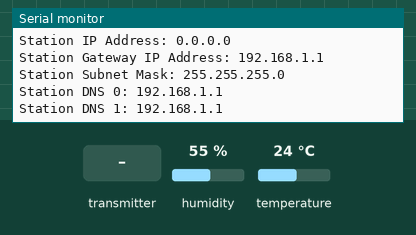
The sketch below on a simulated ESP32. Shown: the last lines printed to the serial monitor. The test bench sets the inputs (shaded band); at power-on: humidity 55 %, temperature 24 °C. WiFi joins after 1.5 s; servers stay silent unless stated.

Above: at 1.2 s.
1.3 s: the transmitter starts sending id = 0
At 1.62 s:
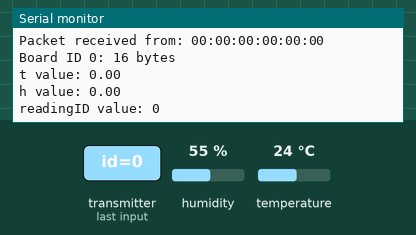
2.8 s: humidity set to 22 %
At 10.23 s:
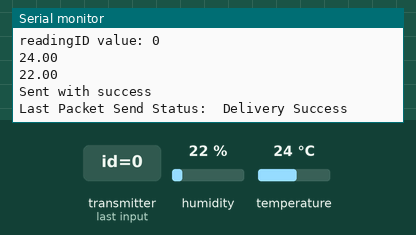
11.5 s: the transmitter starts sending temp = 25
13.0 s: the transmitter starts sending hum = 25
14.5 s: the transmitter starts sending readingId = 1
At 14.82 s:
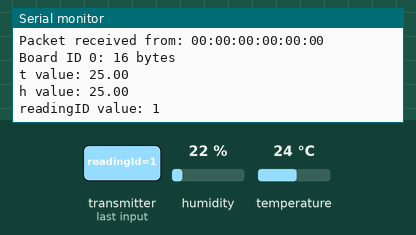

The sketch:

Dashboard.ino
```cpp
#include <WiFi.h>
#include "ESPAsyncWebSrv.h"
#include <Arduino_JSON.h>
#include <esp_now.h>
#include <esp_wifi.h>
#include <DHT.h>

// Digital pin connected to the DHT sensor
#define DHTPIN 4
// Set your Board ID (ESP32 Sender #1 = BOARD_ID 1, ESP32 Sender #2 = BOARD_ID 2, etc)
#define BOARD_ID 1

// Uncomment the type of sensor in use:
//#define DHTTYPE    DHT11     // DHT 11
#define DHTTYPE    DHT11     // DHT 22 (AM2302)
//#define DHTTYPE    DHT21     // DHT 21 (AM2301)

//MAC Address of the receiver
uint8_t broadcastAddress[] = {0xB8, 0xD6, 0x1A, 0x47, 0x63, 0x04};//B8:D6:1A:47:63:04

DHT dht(DHTPIN, DHTTYPE);

//Structure example to send data
//Must match the receiver structure
typedef struct struct_message {
    int id;
    float temp;
    float hum;
    int readingId;
} struct_message;

//Create a struct_message called myData
struct_message myData;
struct_message incomingReadings;

unsigned long previousMillis = 0;   // Stores last time temperature was published
const long interval = 10000;        // Interval at which to publish sensor readings

unsigned int readingId = 0;

// Replace with your network credentials (STATION)
const char* ssid = "mikemighty";
const char* password = "wewillrockyou010";

JSONVar board;

AsyncWebServer server(80);
AsyncEventSource events("/events");

float readDHTTemperature() {
  // Sensor readings may also be up to 2 seconds 'old' (its a very slow sensor)
  // Read temperature as Celsius (the default)
  float t = dht.readTemperature();
  // Read temperature as Fahrenheit (isFahrenheit = true)
  //float t = dht.readTemperature(true);
  // Check if any reads failed and exit early (to try again).
  if (isnan(t)) {
    Serial.println("Failed to read from DHT sensor!");
    return 0;
  }
  else {
    Serial.println(t);
    return t;
  }
}

float readDHTHumidity() {
  // Sensor readings may also be up to 2 seconds 'old' (its a very slow sensor)
  float h = dht.readHumidity();
  if (isnan(h)) {
    Serial.println("Failed to read from DHT sensor!");
    return 0;
  }
  else {
    Serial.println(h);
    return h;
  }
}


// callback when data is sent
void OnDataSent(const uint8_t *mac_addr, esp_now_send_status_t status) {
  Serial.print("\r\nLast Packet Send Status:\t");
  Serial.println(status == ESP_NOW_SEND_SUCCESS ? "Delivery Success" :"");
}


// callback function that will be executed when data is received
void OnDataRecv(const uint8_t * mac_addr, const uint8_t *incomingData, int len) {
  // Copies the sender mac address to a string
  char macStr[18];
  Serial.print("Packet received from: ");
  snprintf(macStr, sizeof(macStr), "%02x:%02x:%02x:%02x:%02x:%02x",
           mac_addr[0], mac_addr[1], mac_addr[2], mac_addr[3], mac_addr[4], mac_addr[5]);
  Serial.println(macStr);
  memcpy(&incomingReadings, incomingData, sizeof(incomingReadings));

  board["id"] = incomingReadings.id;
  board["temperature"] = incomingReadings.temp;
  board["humidity"] = incomingReadings.hum;
  board["readingId"] = String(incomingReadings.readingId);
  String jsonString = JSON.stringify(board);
  events.send(jsonString.c_str(), "new_readings", millis());

  Serial.printf("Board ID %u: %u bytes\n", incomingReadings.id, len);
  Serial.printf("t value: %4.2f \n", incomingReadings.temp);
  Serial.printf("h value: %4.2f \n", incomingReadings.hum);
  Serial.printf("readingID value: %d \n", incomingReadings.readingId);
  Serial.println();
}


const char index_html[] PROGMEM = R"rawliteral(
<!DOCTYPE HTML><html>
<head>
  <title>ESP-NOW DASHBOARD</title>
  <meta name="viewport" content="width=device-width, initial-scale=1">
  <link rel="stylesheet" href="https://use.fontawesome.com/releases/v5.7.2/css/all.css" integrity="sha384-fnmOCqbTlWIlj8LyTjo7mOUStjsKC4pOpQbqyi7RrhN7udi9RwhKkMHpvLbHG9Sr" crossorigin="anonymous">
  <link rel="icon" href="data:,">
  <style>
    html {font-family: Arial; display: inline-block; text-align: center;}
    p {  font-size: 1.2rem;}
    body {  margin: 0;}
    .topnav { overflow: hidden; background-color: #2f4468; color: white; font-size: 1.7rem; }
    .content { padding: 20px; }
    .card { background-color: white; box-shadow: 2px 2px 12px 1px rgba(140,140,140,.5); }
    .cards { max-width: 700px; margin: 0 auto; display: grid; grid-gap: 2rem; grid-template-columns: repeat(auto-fit, minmax(300px, 1fr)); }
    .reading { font-size: 2.8rem; }
    .packet { color: #bebebe; }
    .card.temperature { color: #fd7e14; }
    .card.humidity { color: #1b78e2; }
  </style>
</head>
<body>
  <div class="topnav">
    <h3>ESP-NOW DASHBOARD</h3>
  </div>
  <div class="content">
    <div class="cards">
      <div class="card temperature">
        <h4><i class="fas fa-thermometer-half"></i> BOARD #1 - TEMPERATURE</h4><p><span class="reading"><span id="t1"></span> &deg;C</span></p><p class="packet">Reading ID: <span id="rt1"></span></p>
      </div>
      <div class="card humidity">
        <h4><i class="fas fa-tint"></i> BOARD #1 - HUMIDITY</h4><p><span class="reading"><span id="h1"></span> &percnt;</span></p><p class="packet">Reading ID: <span id="rh1"></span></p>
      </div>
      <div class="card temperature">
        <h4><i class="fas fa-thermometer-half"></i> BOARD #2 - TEMPERATURE</h4><p><span class="reading"><span id="t2"></span> &deg;C</span></p><p class="packet">Reading ID: <span id="rt2"></span></p>
      </div>
      <div class="card humidity">
        <h4><i class="fas fa-tint"></i> BOARD #2 - HUMIDITY</h4><p><span class="reading"><span id="h2"></span> &percnt;</span></p><p class="packet">Reading ID: <span id="rh2"></span></p>
      </div>
    </div>
  </div>
<script>
if (!!window.EventSource) {
 var source = new EventSource('/events');

 source.addEventListener('open', function(e) {
  console.log("Events Connected");
 }, false);
 source.addEventListener('error', function(e) {
  if (e.target.readyState != EventSource.OPEN) {
    console.log("Events Disconnected");
  }
 }, false);

 source.addEventListener('message', function(e) {
  console.log("message", e.data);
 }, false);

 source.addEventListener('new_readings', function(e) {
  console.log("new_readings", e.data);
  var obj = JSON.parse(e.data);
  document.getElementById("t"+obj.id).innerHTML = obj.temperature.toFixed(2);
  document.getElementById("h"+obj.id).innerHTML = obj.humidity.toFixed(2);
  document.getElementById("rt"+obj.id).innerHTML = obj.readingId;
  document.getElementById("rh"+obj.id).innerHTML = obj.readingId;
 }, false);
}
</script>
</body>
</html>)rawliteral";

// Set your Static IP address
IPAddress local_IP(192, 168, 1, 184);
// Set your Gateway IP address
IPAddress gateway(192, 168, 1, 1);

IPAddress subnet(255, 255, 0, 0);
IPAddress primaryDNS(8, 8, 8, 8);   //optional
IPAddress secondaryDNS(8, 8, 4, 4); //optional

const char * localhost="http://localhost/8081/";

void setup() {
  //Init Serial Monitor
  Serial.begin(115200);

  dht.begin();

  // Set device as a Wi-Fi Station and set channel
  WiFi.mode(WIFI_STA);
  WiFi.begin(ssid, password);
  WiFi.setHostname(localhost);
  Serial.println(WiFi.getHostname());
  // Configures static IP address
  if (!WiFi.config(local_IP, gateway, subnet, primaryDNS, secondaryDNS)) {
    Serial.println("STA Failed to configure");
  }
  Serial.print("Station IP Address: ");
  Serial.println(WiFi.localIP());
  Serial.print("Station Gateway IP Address: ");
  Serial.println(WiFi.gatewayIP());
  Serial.print("Station Subnet Mask: ");
  Serial.println(WiFi.subnetMask());
  Serial.print("Station DNS 0: ");
  Serial.println(WiFi.dnsIP(0));
  Serial.print("Station DNS 1: ");
  Serial.println(WiFi.dnsIP(1));


  //Init ESP-NOW
  if (esp_now_init() != ESP_OK) {
    Serial.println("Error initializing ESP-NOW");
    return;
  }

  // Once ESPNow is successfully Init, we will register for Send CB to
  // get the status of Trasnmitted packet
  esp_now_register_send_cb(OnDataSent);

  //Register peer
  esp_now_peer_info_t peerInfo;
  memcpy(peerInfo.peer_addr, broadcastAddress, 6);
  peerInfo.encrypt = false;

  //Add peer
  if (esp_now_add_peer(&peerInfo) != ESP_OK){
    Serial.println("Failed to add peer");
    return;
  }


// Once ESPNow is successfully Init, we will register for recv CB to
  // get recv packer info
  esp_now_register_recv_cb(OnDataRecv);

  server.on("/", HTTP_GET, [](AsyncWebServerRequest *request){
    request->send_P(200, "text/html", index_html);
  });

  events.onConnect([](AsyncEventSourceClient *client){
    if(client->lastId()){
      Serial.printf("Client reconnected! Last message ID that it got is: %u\n", client->lastId());
    }
    // send event with message "hello!", id current millis
    // and set reconnect delay to 1 second
    client->send("hello!", NULL, millis(), 10000);
  });
  server.addHandler(&events);
  server.begin();


}

void loop() {
  unsigned long currentMillis = millis();
  if (currentMillis - previousMillis >= interval) {
    // Save the last time a new reading was published
    previousMillis = currentMillis;
    //Set values to send
    myData.id = BOARD_ID;
    myData.temp = readDHTTemperature();
    myData.hum = readDHTHumidity();
    myData.readingId = readingId++;

    //Send message via ESP-NOW
    esp_err_t result = esp_now_send(broadcastAddress, (uint8_t *) &myData, sizeof(myData));
    if (result == ESP_OK) {
      Serial.println("Sent with success");
    }
    else {
      Serial.println("Error sending the data");
    }
  }

static unsigned long lastEventTime = millis();
  static const unsigned long EVENT_INTERVAL_MS = 5000;
  if ((millis() - lastEventTime) > EVENT_INTERVAL_MS) {
    events.send("ping",NULL,millis());
    lastEventTime = millis();
  }


}
```

Measured:
- after the input at 1.3 s, the serial monitor: prints a new line at once (image 1)
- after the input at 2.8 s, the serial monitor: prints a new line after 7.2 s (image 2)
- after the input at 14.5 s, the serial monitor: prints a new line at once (image 3)
